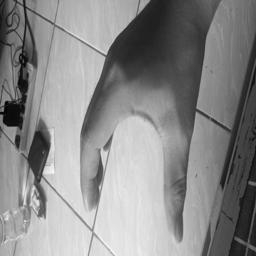
#> input picture output_image_gray_resized.jpg, 256 x 256 px
$ python imgSobel.py
#> lines starting #> are read from the running program, lines starting #| are printed output that depends on the picture
from PIL import Image

def sobel_operator(image_path, output_path):
    # Open an image file
#> called with image_path = 'output_image_gray_resized.jpg', output_path = 'output_sobel_image.jpg'
    img = Image.open(image_path)
#> img is the input picture: PIL image 256x256 L; min 0, max 252, mean 137.8

    # Convert the image to grayscale
    img_gray = img.convert('L')

    # Get the image size
    width, height = img_gray.size
#> width = 256; height = 256

    # Sobel operator kernels
    sobel_x = [[-1, 0, 1], [-2, 0, 2], [-1, 0, 1]]
    sobel_y = [[-1, -2, -1], [0, 0, 0], [1, 2, 1]]

    # Initialize an array for the Sobel result
    sobel_result = [[0] * width for _ in range(height)]

    # Apply Sobel operator to each pixel
    for y in range(1, height - 1):
        for x in range(1, width - 1):
            pixel_x = sum(img_gray.getpixel((min(width-1, max(0, x + i)), min(height-1, max(0, y + j)))) * sobel_x[i][j] for i in range(3) for j in range(3))
            pixel_y = sum(img_gray.getpixel((min(width-1, max(0, x + i)), min(height-1, max(0, y + j)))) * sobel_y[i][j] for i in range(3) for j in range(3))
            sobel_result[y][x] = int((pixel_x**2 + pixel_y**2)**0.5)
#> after the loop, sobel_result = 256 items

    # Create a new image from the Sobel result
    sobel_image = Image.new('L', (width, height))
#> sobel_image: PIL image 256x256 L; every value is 0
    sobel_image.putdata([pixel for row in sobel_result for pixel in row])
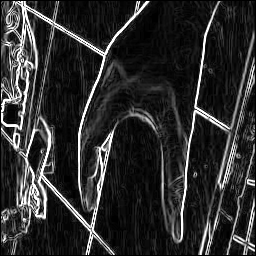
#> sobel_image: PIL image 256x256 L; min 0, max 255, mean 45.4

    # Save the Sobel-filtered image
    sobel_image.save(output_path)

# Replace 'your_image.jpg' with the path to your image file
image_path = 'output_image_gray_resized.jpg'
# Replace 'output_sobel_image.jpg' with the desired output path for the Sobel-filtered image
output_path = 'output_sobel_image.jpg'
sobel_operator(image_path, output_path)
